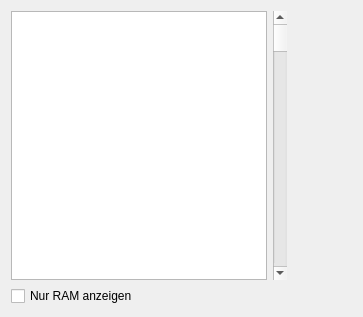
<?xml version="1.0" encoding="UTF-8"?>
<ui version="4.0">
 <class>MemoryWindow</class>
 <widget class="QDialog" name="MemoryWindow">
  <property name="geometry">
   <rect>
    <x>0</x>
    <y>0</y>
    <width>363</width>
    <height>317</height>
   </rect>
  </property>
  <property name="minimumSize">
   <size>
    <width>0</width>
    <height>0</height>
   </size>
  </property>
  <property name="maximumSize">
   <size>
    <width>20000</width>
    <height>20000</height>
   </size>
  </property>
  <property name="windowTitle">
   <string notr="true"/>
  </property>
  <layout class="QVBoxLayout" name="verticalLayout">
   <item>
    <layout class="QHBoxLayout" name="horizontalLayout">
     <item>
      <widget class="QTableWidget" name="MemoryTable">
       <property name="focusPolicy">
        <enum>Qt::NoFocus</enum>
       </property>
       <property name="verticalScrollBarPolicy">
        <enum>Qt::ScrollBarAlwaysOff</enum>
       </property>
       <property name="horizontalScrollBarPolicy">
        <enum>Qt::ScrollBarAlwaysOff</enum>
       </property>
       <property name="selectionMode">
        <enum>QAbstractItemView::NoSelection</enum>
       </property>
       <property name="showGrid">
        <bool>false</bool>
       </property>
       <property name="gridStyle">
        <enum>Qt::DashLine</enum>
       </property>
       <attribute name="horizontalHeaderVisible">
        <bool>false</bool>
       </attribute>
       <attribute name="verticalHeaderVisible">
        <bool>false</bool>
       </attribute>
       <attribute name="verticalHeaderMinimumSectionSize">
        <number>8</number>
       </attribute>
      </widget>
     </item>
     <item>
      <widget class="QScrollBar" name="MemoryScroll">
       <property name="maximum">
        <number>65295</number>
       </property>
       <property name="singleStep">
        <number>16</number>
       </property>
       <property name="pageStep">
        <number>256</number>
       </property>
       <property name="orientation">
        <enum>Qt::Vertical</enum>
       </property>
      </widget>
     </item>
     <item>
      <spacer name="horizontalSpacer_2">
       <property name="orientation">
        <enum>Qt::Horizontal</enum>
       </property>
       <property name="sizeHint" stdset="0">
        <size>
         <width>40</width>
         <height>20</height>
        </size>
       </property>
      </spacer>
     </item>
    </layout>
   </item>
   <item>
    <layout class="QHBoxLayout" name="horizontalLayout_2">
     <item>
      <widget class="QCheckBox" name="OnlyRam">
       <property name="text">
        <string>Nur RAM anzeigen</string>
       </property>
      </widget>
     </item>
     <item>
      <spacer name="horizontalSpacer">
       <property name="orientation">
        <enum>Qt::Horizontal</enum>
       </property>
       <property name="sizeHint" stdset="0">
        <size>
         <width>40</width>
         <height>20</height>
        </size>
       </property>
      </spacer>
     </item>
    </layout>
   </item>
  </layout>
 </widget>
 <resources/>
 <connections/>
</ui>
